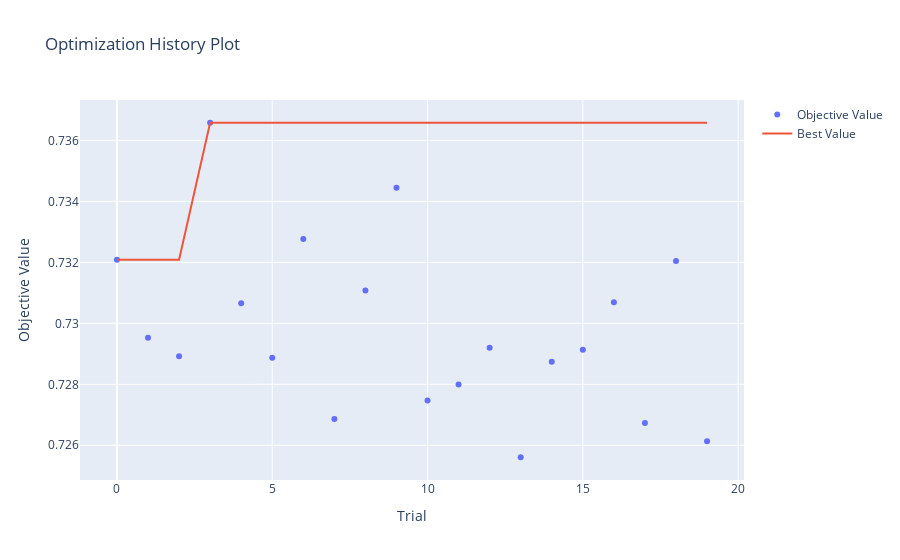
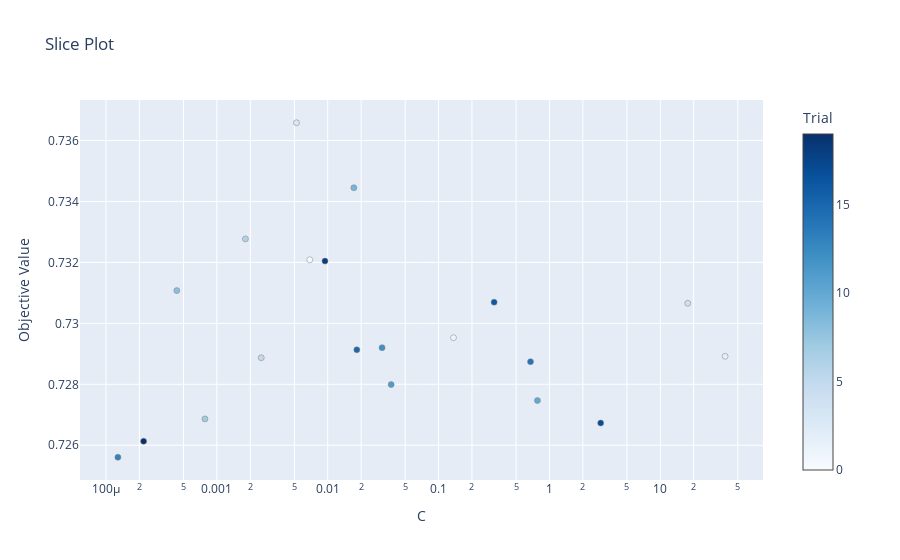
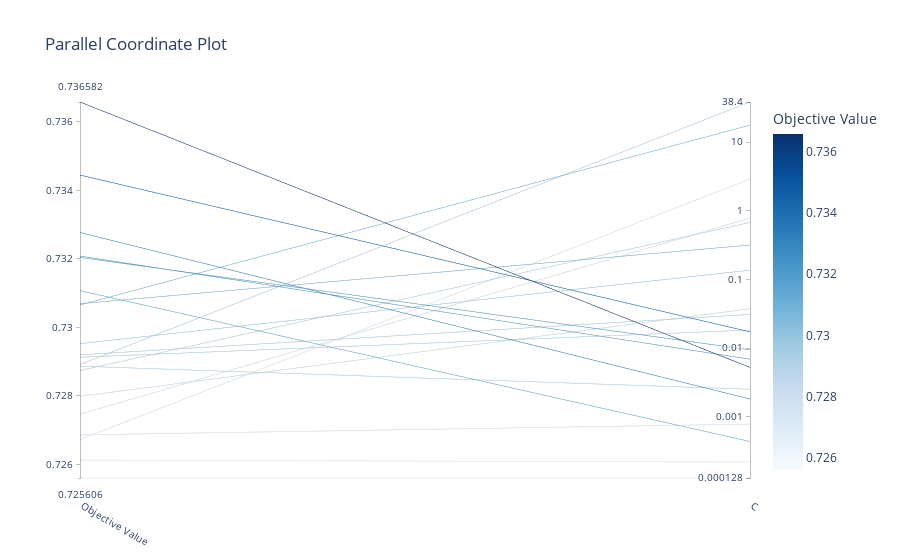

Source (notebook cell) for these figures, in order:
### Code cell
# Generate plots for each model
for model_name, study in studies.items():
    print(f"Plots for model: {model_name}")
    
    # Optimization history
    fig_opt_history = plot_optimization_history(study)
    fig_opt_history.show()

    # Slice plot
    fig_slice = plot_slice(study)
    fig_slice.show()

    # Parallel coordinate plot
    fig_parallel = plot_parallel_coordinate(study)
    fig_parallel.show()

    # Contour plot
    fig_contour = plot_contour(study)
    fig_contour.show()

    # Parameter importances
    fig_param_importances = plot_param_importances(study)
    fig_param_importances.show()

### Figure 1 — Plotly figure (JSON) as saved in the notebook; plotly's stock layout.template omitted (floating-point values rounded to 4 significant figures)
{"data": [{"mode": "markers", "name": "Objective Value", "type": "scatter", "x": [0, 1, 2, 3, 4, 5, 6, 7, 8, 9, 10, 11, 12, 13, 14, 15, 16, 17, 18, 19], "y": [0.7321, 0.7295, 0.7289, 0.7366, 0.7307, 0.7289, 0.7328, 0.7269, 0.7311, 0.7344, 0.7275, 0.728, 0.7292, 0.7256, 0.7287, 0.7291, 0.7307, 0.7267, 0.732, 0.7261]}, {"mode": "lines", "name": "Best Value", "type": "scatter", "x": [0, 1, 2, 3, 4, 5, 6, 7, 8, 9, 10, 11, 12, 13, 14, 15, 16, 17, 18, 19], "y": [0.7321, 0.7321, 0.7321, 0.7366, 0.7366, 0.7366, 0.7366, 0.7366, 0.7366, 0.7366, 0.7366, 0.7366, 0.7366, 0.7366, 0.7366, 0.7366, 0.7366, 0.7366, 0.7366, 0.7366]}, {"marker": {"color": "#cccccc"}, "mode": "markers", "name": "Infeasible Trial", "showlegend": false, "type": "scatter", "x": [], "y": []}], "layout": {"title": {"text": "Optimization History Plot"}, "xaxis": {"title": {"text": "Trial"}}, "yaxis": {"title": {"text": "Objective Value"}}}}

### Figure 2 — Plotly figure (JSON) as saved in the notebook; plotly's stock layout.template omitted (floating-point values rounded to 4 significant figures)
{"data": [{"marker": {"color": [0, 1, 2, 3, 4, 5, 6, 7, 8, 9, 10, 11, 12, 13, 14, 15, 16, 17, 18, 19], "colorbar": {"title": {"text": "Trial"}, "x": 1, "xpad": 40}, "colorscale": [[0, "rgb(247,251,255)"], [0.125, "rgb(222,235,247)"], [0.25, "rgb(198,219,239)"], [0.375, "rgb(158,202,225)"], [0.5, "rgb(107,174,214)"], [0.625, "rgb(66,146,198)"], [0.75, "rgb(33,113,181)"], [0.875, "rgb(8,81,156)"], [1, "rgb(8,48,107)"]], "line": {"color": "Grey", "width": 0.5}}, "mode": "markers", "name": "Feasible Trial", "showlegend": false, "type": "scatter", "x": [0.006888, 0.1362, 38.41, 0.005223, 17.69, 0.002512, 0.001809, 0.0007804, 0.000435, 0.0172, 0.7793, 0.03732, 0.03089, 0.000128, 0.675, 0.0183, 0.3168, 2.899, 0.009441, 0.0002183], "y": [0.7321, 0.7295, 0.7289, 0.7366, 0.7307, 0.7289, 0.7328, 0.7269, 0.7311, 0.7344, 0.7275, 0.728, 0.7292, 0.7256, 0.7287, 0.7291, 0.7307, 0.7267, 0.732, 0.7261]}], "layout": {"title": {"text": "Slice Plot"}, "xaxis": {"title": {"text": "C"}, "type": "log"}, "yaxis": {"title": {"text": "Objective Value"}}}}

### Figure 3 — Plotly figure (JSON) as saved in the notebook; plotly's stock layout.template omitted (floating-point values rounded to 4 significant figures)
{"data": [{"dimensions": [{"label": "Objective Value", "range": [0.7256, 0.7366], "values": [0.7321, 0.7295, 0.7289, 0.7366, 0.7307, 0.7289, 0.7328, 0.7269, 0.7311, 0.7344, 0.7275, 0.728, 0.7292, 0.7256, 0.7287, 0.7291, 0.7307, 0.7267, 0.732, 0.7261]}, {"label": "C", "range": [-3.893, 1.584], "ticktext": ["0.000128", "0.001", "0.01", "0.1", "1", "10", "38.4"], "tickvals": [-3.893, -3, -2, -1, 0, 1, 1.584], "values": [-2.162, -0.8658, 1.584, -2.282, 1.248, -2.6, -2.743, -3.108, -3.362, -1.764, -0.1083, -1.428, -1.51, -3.893, -0.1707, -1.738, -0.4993, 0.4622, -2.025, -3.661]}], "labelangle": 30, "labelside": "bottom", "line": {"color": [0.7321, 0.7295, 0.7289, 0.7366, 0.7307, 0.7289, 0.7328, 0.7269, 0.7311, 0.7344, 0.7275, 0.728, 0.7292, 0.7256, 0.7287, 0.7291, 0.7307, 0.7267, 0.732, 0.7261], "colorbar": {"title": {"text": "Objective Value"}}, "colorscale": [[0, "rgb(247,251,255)"], [0.125, "rgb(222,235,247)"], [0.25, "rgb(198,219,239)"], [0.375, "rgb(158,202,225)"], [0.5, "rgb(107,174,214)"], [0.625, "rgb(66,146,198)"], [0.75, "rgb(33,113,181)"], [0.875, "rgb(8,81,156)"], [1, "rgb(8,48,107)"]], "reversescale": false, "showscale": true}, "type": "parcoords"}], "layout": {"title": {"text": "Parallel Coordinate Plot"}}}
